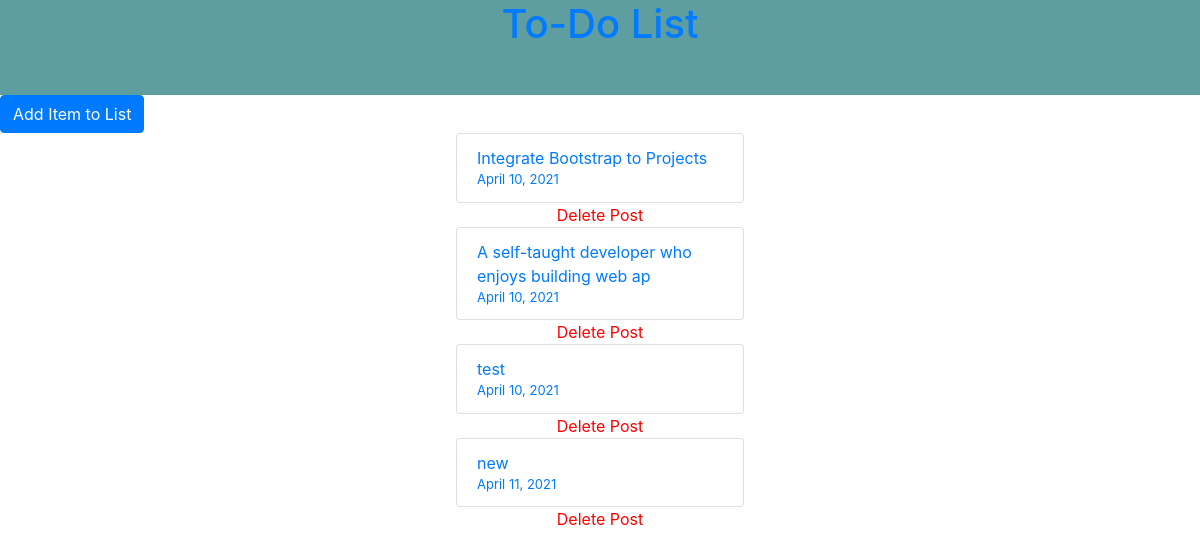
The app's page /, older data.
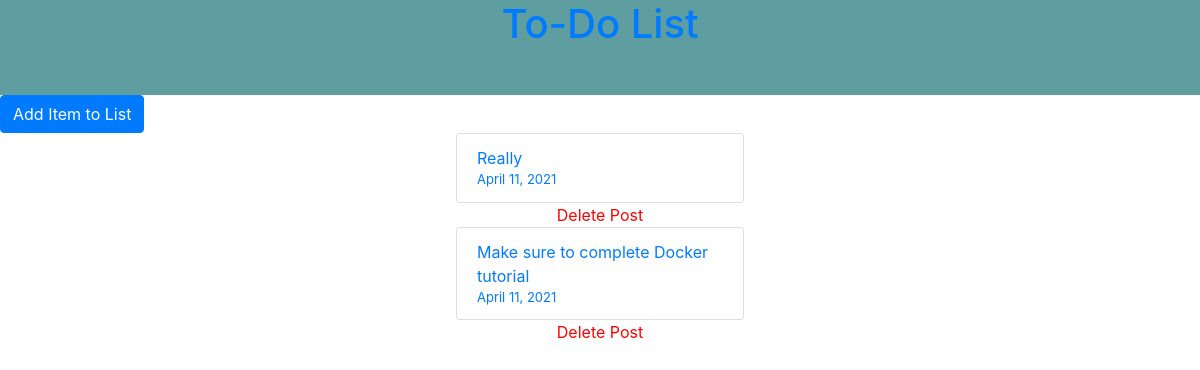
The same page, newer data.
### list/models.py (models this page shows, shortened)
class List(models.Model):
    title = models.CharField(max_length=250, default='')
    date_created = models.DateField(auto_now_add=True, null=True, blank=True)

### list/views.py (the view)
# urls.py: path('', HomePageView.as_view(), name='home'),
class HomePageView(ListView):
    model = List
    context_object_name = 'all_posts_list'
    template_name = 'home.html'

### templates/home.html
{% extends 'base.html' %}
{% block content %}
   <span class="navigation" xmlns="http://www.w3.org/1999/html">
     <nav>
         <a href="{% url 'post_new' %}" button type="button" class="btn btn-primary">Add Item to List</button></a>
     </nav>
   </span>
 {% for list in all_posts_list %}
    <div class="card" style="width: 18rem;">
      <ul class="list-group list-group-flush">
      <a href="{% url 'post_detail' list.pk %}" li class="list-group-item">{{ list.title }} <br><font size="2">{{list.date_created}}</font> </li></a>
      </ul>
    </div>
   <div class="delete">
         <a href="{% url 'delete' list.id %}">Delete Post</a><br>
   </div>
 {% endfor %}
 {% endblock content %}

Row changes from the older to the newer data that the page shows:
removed List: title "Integrate Bootstrap to Projects", date_created "April 10, 2021"
removed List: title "A self-taught developer who enjoys building web ap", date_created "April 10, 2021"
removed List: title "test", date_created "April 10, 2021"
removed List: title "new", date_created "April 11, 2021"
added List: title "Really", date_created "April 11, 2021"
added List: title "Make sure to complete Docker tutorial", date_created "April 11, 2021"
